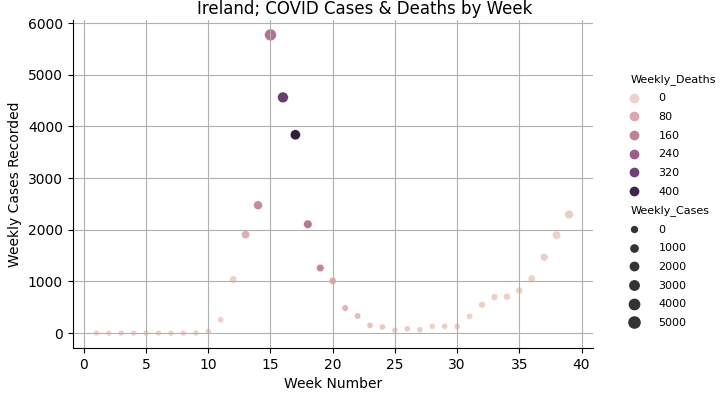

This figure's Python source:
import pandas as pd
import matplotlib.pyplot as plt
import seaborn as sns
from matplotlib import rcParams

data = pd.read_csv('RDCDFinal.csv', index_col=0)
print(data.columns)
RD = data.loc[:, ['location', 'Econ_Block', 'Week_Num', 'Weekly_Cases',
                  'Stringency_Indexed', 'population', 'Weekly_Deaths',
                  'Deaths_%_Cases']]
RDEcon = RD.query('Econ_Block== "EU"')
RDEcon1 = RDEcon.query('location == "Ireland"')
RDEcon1 = pd.DataFrame(RDEcon1)
print(RDEcon)


# Chart showing Case numbers over time, against number of deaths in Ireland
g= sns.relplot(x='Week_Num', y='Weekly_Cases', data=RDEcon1, height=4, aspect=1.5, s=200, size='Weekly_Cases', hue='Weekly_Deaths')
g.fig.suptitle('Ireland; COVID Cases & Deaths by Week', x=0.5, y=1.0)
g.set_ylabels('Weekly Cases Recorded')
g.set_xlabels('Week Number')
plt.subplots_adjust(top=0.95, bottom=0.13)
#plt.figlegend()
sns.set_palette("RdBu")
#sns.set(style='whitegrid')
sns.set_context('paper')
plt.setp(g._legend.get_texts(), fontsize=8)
#leg=g._legend
#leg.set_bbox_to_anchor([0.5, 0.5])
plt.grid(True)
#leg._loc=2
#fig=ax.get_figure()
#fig.savegig('Ireland; Cases & Deaths.png')
plt.savefig('Ireland; Cases & Deaths.png')
plt.show()
plt.cla()


